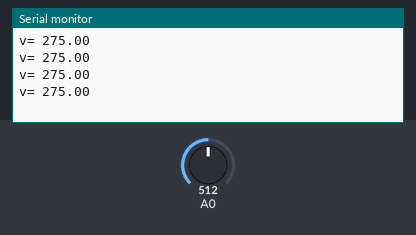
Recording of a sketch running on a simulated Arduino Uno, built with avr-gcc and run on an emulated ATmega328P. On the bench: the last lines printed to the serial monitor. The inputs (shaded band) are chosen by the test bench; at power-on: A0 = 512.

Above: at 1.2 s.
1.3 s: A0 set to 716
At 1.71 s:
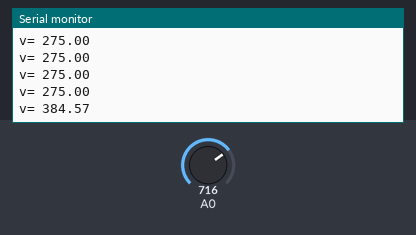
2.8 s: A0 set to 900
At 2.91 s:
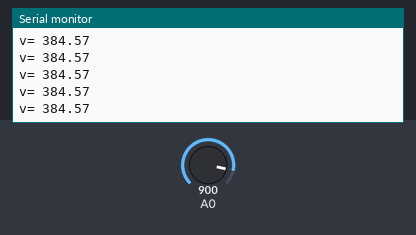
Timing chart, 0 to 5.8 s (numbered marks = the images above; inputs shaded):
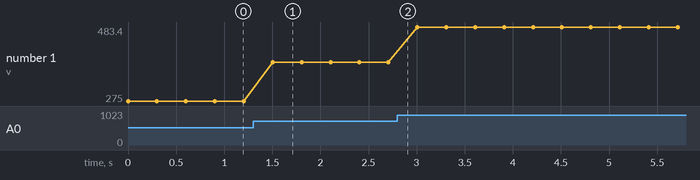

Measured:
- after the input at 1.3 s, the serial monitor: prints a new line after 0.20 s (image 1)
- plotted number 1: 275 → 384.57 after the input at 1.3 s, 384.57 → 483.4 after the input at 2.8 s

The sketch:

voltage_new.ino
```cpp
#include <SoftwareSerial.h>
float input_volt = 0.0;
float temp=0.0;
float r1=10000.0;    //r1 value
float r2=100000.0;      //r2 value


void setup()
{
   Serial.begin(9600);     //  opens serial port, sets data rate to 9600 bps
}

void loop()
{
    int analogvalue = analogRead(A0);
    temp = (analogvalue * 5.0) / 1024.0;       // FORMULA USED TO CONVERT THE VOLTAGE
    input_volt =( temp / (r2/(r1+r2)))*100;    // actual value of the form 0.01,so multiplied with 100
  if (input_volt <1) //threshold voltage
     {
       input_volt=0.0;
     }
    Serial.print("v= ");                 // prints the voltage value in the serial monitor
    Serial.println(input_volt );
    delay(300);
}
```
